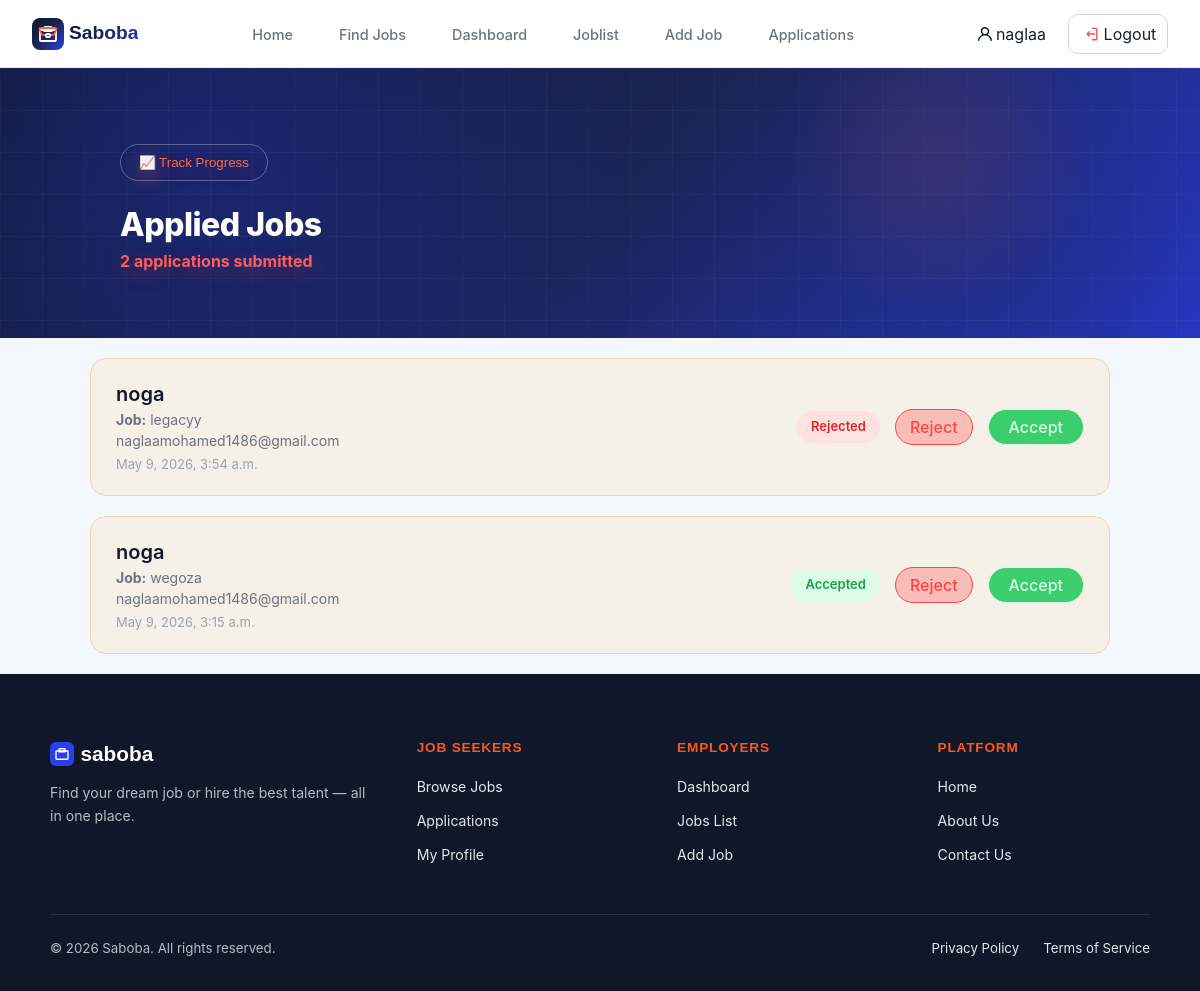
The app's page /jobs/applications/ (signed in), older data.
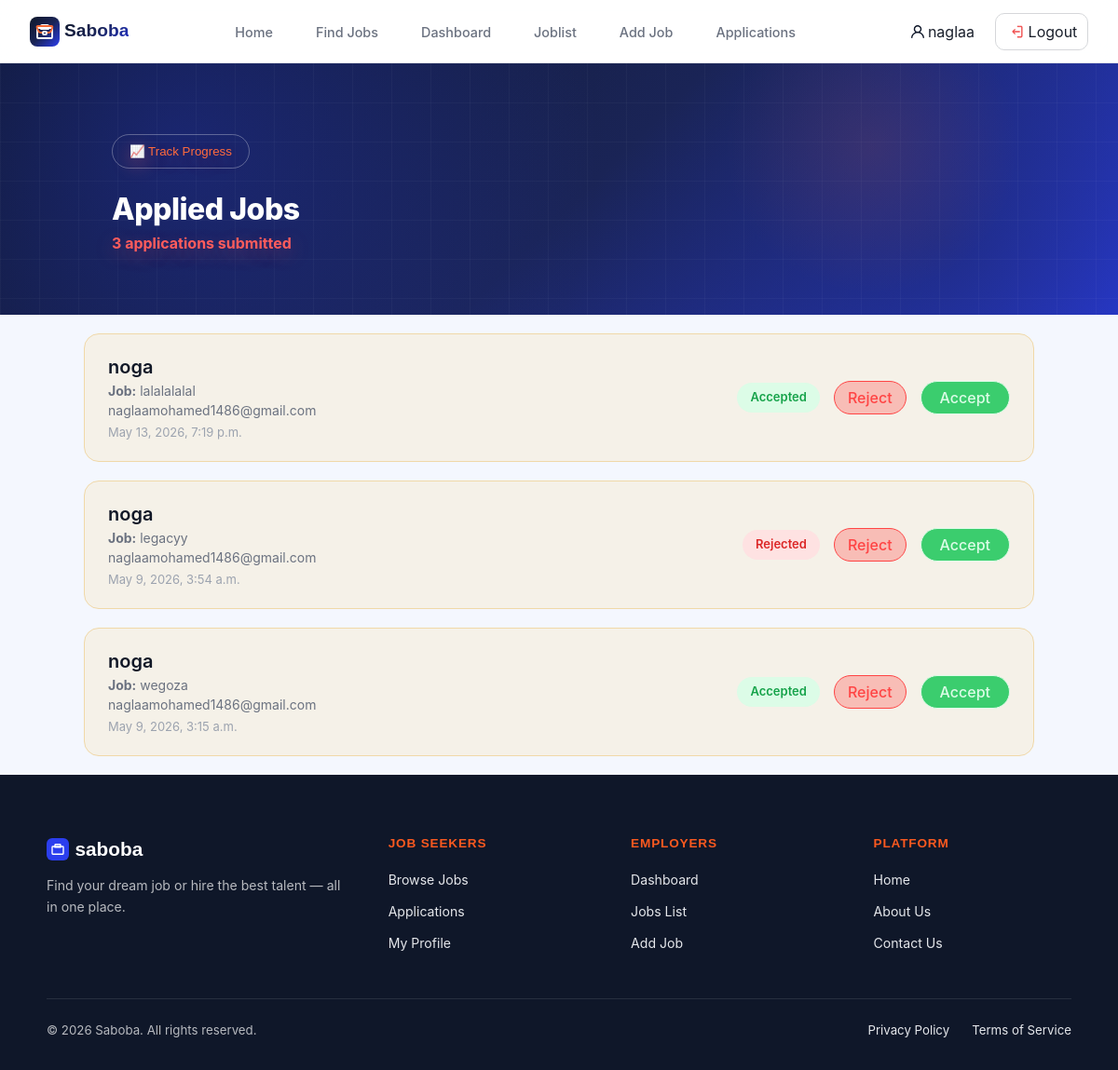
The same page, newer data.
### accounts/models.py (models this page shows)
class User(AbstractUser):
    ROLE_CHOICES = [('user', 'User'), ('admin', 'Admin')]
    role     = models.CharField(max_length=10, choices=ROLE_CHOICES, default='user')
    age      = models.IntegerField(null=True, blank=True)
    gender   = models.CharField(max_length=10, blank=True)
    company  = models.CharField(max_length=200, blank=True)
    location = models.CharField(max_length=200, blank=True)

### applications/models.py (models this page shows, shortened)
class Application(models.Model):
    user = models.ForeignKey(
        settings.AUTH_USER_MODEL,
        on_delete=models.CASCADE,
        related_name='applications'
    )
    job = models.ForeignKey(
        Job,
        on_delete=models.CASCADE,
        related_name='applications'
    )
    STATUS_CHOICES = [
    ('pending', 'Pending'),
    ('accepted', 'Accepted'),
    ('rejected', 'Rejected'),
    ]
    status = models.CharField(
    max_length=20,
    choices=STATUS_CHOICES,
    default='pending'
    )
    full_name = models.CharField(max_length=120 ,blank=True)
    email = models.EmailField(null=True, blank=True)
    phone = models.CharField(max_length=30, blank=True)
    skills = models.TextField(blank=True)
    experience = models.CharField(max_length=100,blank=True)
    cv = models.FileField(upload_to="cvs/",blank=True)
    applied_at = models.DateTimeField(auto_now_add=True)
    cover_letter = models.TextField(blank=True)
    class Meta:
        unique_together = ('user', 'job')

### jobs/models.py (models this page shows, shortened)
class Job(models.Model):
    cover = models.URLField()
    title = models.CharField(max_length=200)
    company = models.CharField(max_length=200)
    location = models.CharField(max_length=200)
    time = models.CharField(max_length=100)
    tags = models.JSONField()
    salary = models.CharField(max_length=100)
    type = models.CharField(max_length=100)
    exp = models.CharField(max_length=100)
    description = models.TextField()
    required = models.JSONField()
    benefit = models.JSONField()
    gallery = models.JSONField()
    companyLocation = models.CharField(max_length=200)
    employees = models.CharField(max_length=100)
    employer = models.ForeignKey(
    settings.AUTH_USER_MODEL,
    on_delete=models.CASCADE,
    null=True,
    blank=True
)

### jobs/views.py (the view)
# urls.py: path('applications/', views.admin_applications, name='admin_applications'),
@admin_required
def admin_applications(request):
    applications = Application.objects.filter(
        job__employer=request.user
    ).select_related('job', 'user').order_by('-applied_at')
    return render(request, 'jobs/adminapply.html', {
        'applications': applications
    })

### jobs/views.py (called while the page is built)
def admin_required(view_func):
    @wraps(view_func)
    def wrapper(request, *args, **kwargs):
        if not request.user.is_authenticated:
            return redirect('login')
        if request.user.role != 'admin':
            return redirect('search')
        return view_func(request, *args, **kwargs)
    return wrapper

### templates/Jobs/adminapply.html
{% extends "base.html" %}
{% load static %}
{% block styles %}
<link rel="stylesheet" href="{% static 'css/appliedjobs.css' %}">
{% endblock %}
{% block content %}
<main>
     <div class="header">
        <div class="top-container">
            <div class="header-top">
                <button class="track-btn">📈 Track Progress</button>
            </div>
            <h1 class="page-title">Applied Jobs</h1>
            <p class="app-count  <span class="app-count">{{ applications|length }}</span> applications submitted</p>
        </div>
    </div>
  <div class="container">
    <div class="content-section">
      {% for app in applications %}
        <div class="job-card">
          <div class="job-info">
            <div class="job-text">
              <h3 class="name">{{ app.user.username }}</h3>
              <p class="tit"><strong>Job:</strong> {{ app.job.title }}</p>
              <p>{{ app.user.email }}</p>
              <span class="d">{{ app.applied_at }}</span>
            </div>
          </div>
          <div class="job-actions">
            <span class="status {{ app.status }}">
            {{ app.get_status_display }}
            </span>
            <a href="{% url 'update_application_status' app.id 'rejected' %}" class="cancel-btn">
            Reject
            </a>
            <a href="{% url 'update_application_status' app.id 'accepted' %}" class="acc">
            Accept
            </a>
          </div>
        </div>
      {% empty %}
        <div class="atop">
          <p>No applications yet.</p>
          <a href="{% url 'add_jobs' %}" class="brow-btn">Add Jobs</a>
        </div>
      {% endfor %}
    </div>
  </div>
</main>
{% endblock %}

### templates/base.html (shortened to what this page needs)
{% load static %}
<!DOCTYPE html>
<html>
<head>
    <link rel="stylesheet" href="{% static 'css/navbar.css' %}">
    {% block styles %}{% endblock %}
</head>
<body>
    {% include "navbar.html" %}
    {% block content %}
    {% endblock %}
    {% include "footer.html" %}
</body>
</html>

### templates/navbar.html (shortened to what this page needs)
<header>
    <nav class="nav">
        <a href="/" class="logo">
            <p class="slog">Saboba</p>
        </a>
        <ul class="links">
            <li><a href="/">Home</a></li>
            <li><a href="/jobs/search/">Find Jobs</a></li>
            {% if user.is_authenticated %}
            {% if user.role == "admin" %}
            <li><a href="/jobs/dashboard/">Dashboard</a></li>
            <li><a href="/jobs/joblist/">Joblist</a></li>
            <li><a href="/jobs/add/">Add Job</a></li>
            <li><a href="{% url 'admin_applications' %}">Applications</a></li>
            {% else %}
            <li><a href="{% url 'saved_jobs' %}">Saved Jobs</a></li>
            <li><a href="{% url 'my_applications' %}">Applied</a></li>
            <li><a href="/jobs/compare/">Compare</a></li>
            {% endif %}
            {% endif %}
        </ul>
        <div class="right">
            <div class="logs">
                {% if user.is_authenticated %}
                <a href="/accounts/profile/" class="profile">
                    {{ user.username }}
                </a>
                <a href="/accounts/logout/" class="logout">Logout</a>
                {% else %}
                <a href="/accounts/login/" class="login">Log in</a>
                <a href="/accounts/signup/" class="signup">Sign up</a>
                {% endif %}
            </div>
        </div>
    </nav>
</header>

### templates/footer.html (shortened to what this page needs)
<footer class="footer">
    <div class="footer__inner">
        <div class="footer__top">
            <div class="footer__brand">
                <div class="footer__brand-name">
                    saboba
                </div>
                <p class="footer__brand-desc">Find your dream job or hire the best talent — all in one place.</p>
            </div>
            <div>
                <h4 class="footer__col-title">Job Seekers</h4>
                <ul class="footer__col-links">
                    <li><a href="{% url 'search' %}">Browse Jobs</a></li>
                    <li><a href="{% url 'my_applications' %}">Applications</a></li>
                    <li><a href="/accounts/profile/">My Profile</a></li>
                </ul>
            </div>
            <div>
                <h4 class="footer__col-title">Employers</h4>
                <ul class="footer__col-links">
                    <li><a href="/jobs/dashboard/">Dashboard</a></li>
                    <li><a href="/jobs/joblist/">Jobs List</a></li>
                    <li><a href="/jobs/add/">Add Job</a></li>
                </ul>
            </div>
            <div>
                <h4 class="footer__col-title">Platform</h4>
                <ul class="footer__col-links">
                    <li><a href="/">Home</a></li>
                    <li><a href="/about/">About Us</a></li>
                    <li><a href="/contact/">Contact Us</a></li>
                </ul>
            </div>
        </div>
        <div class="footer__bottom">
            <span>© 2026 Saboba. All rights reserved.</span>
            <div style="display:flex;gap:1.5rem;">
                <a href="#">Privacy Policy</a>
                <a href="#">Terms of Service</a>
            </div>
        </div>
    </div>
</footer>

### static/css/navbar.css (style rules this page uses)
html { scroll-behavior: smooth; }
body { position: relative; font-family: 'Inter', sans-serif; background: #F6F7F9; color: #0F1729; line-height: 1.6; -webkit-font-smoothing: antialiased; }
:root { --background: #F6F7F9; --foreground: #0F1729; --card: #FFFFFF; --card-foreground: #0F1729; --popover: #FFFFFF; --border: #E5E7EB; --input: #E5E7EB; --primary: #2B3EEE; --primary-fg: #FFFFFF; --accent: #F46734; --accent-fg: #FFFFFF; --secondary: #F3F4F6; --secondary-fg: #0F1729; --ring: #2B3EEE; --muted: #F3F4F6; --muted-fg: #6B7280; --destructive: #EF4343; --emerald: #20AC6B; --amber: #F59F0A; --rose: #EA2E6D; --sky: #0DA2E7; --violet: #7847EB; --section-warm: #FEF4F0; --section-cool: #F3F4FC; --section-mint: #F1F9F5; --sidebar-background: #FFFFFF; --sidebar-foreground: #0F1729; --sidebar-primary: #2B3EEE; --sidebar-accent: #F3F4F6; --sidebar-border: #E5E7EB; --gradient-primary: linear-gradient(135deg, #2B3EEE, #7847EB); --gradient-accent: linear-gradient(135deg, #F46734, #EA2E6D); --gradient-hero: linear-gradient(135deg, #0F1729 0%, #1a2456 50%, #2B3EEE22 100%); --gradient-success: linear-gradient(135deg, #20AC6B, #0DA2E7); --gradient-card: linear-gradient(135deg, #FFFFFF, #F6F7F9); --radius: 0.75rem; --font-heading: 'Plus Jakarta Sans', sans-serif; --font-body: 'Inter', sans-serif; }
a { text-decoration: none; color: inherit; }
ul { list-style: none; }
header { position: relative; }
.nav { position: fixed; top: 0; left: 0; right: 0; z-index: 100; background: rgba(255, 255, 255, 0.92); backdrop-filter: blur(12px); border-bottom: 1px solid #E5E7EB; padding: 0 2rem; height: 68px; display: flex; align-items: center; justify-content: space-between; }
.nav .logo { display: flex; align-items: center; justify-self: start; text-decoration: none; font-family: 'Plus Jakarta Sans', sans-serif; font-weight: 800; font-size: 1.2rem; }
.slog { padding: 0px; margin-left: 5px; background: linear-gradient(135deg, #0F1729 0%, #1a2456 50%, #2334d0 100%); -webkit-background-clip: text; -webkit-text-fill-color: transparent; }
.logo svg { flex-shrink: 0; }
.links { display: flex; align-items: center; list-style: none; gap: 2rem; }
.links a { text-decoration: none; font-size: 0.9rem; font-weight: 500; color: #6B7280; transition: color 0.2s; padding: 7px; }
.logs { display: flex; align-items: center; gap: 0.75rem; width: fit-content; justify-self: end; }
.logs a { text-decoration: none; padding: 5px 10px; border-radius: 10px; }
.profile svg { margin-right: 4px; }
.logout { width: 100px; height: 40px; border: 1px solid #d5d7da; border-radius: 10px; display: flex; align-items: center; align-content: center; justify-content: center; }
.right { display: inline-flex; align-content: center; }
.profile { display: flex; justify-content: center; align-items: center; height: 40px; }
.footer { background: #0F1729;; color: rgba(255,255,255,0.7); padding: 4rem 2rem 2rem; }
.footer__inner { max-width: 1100px; margin: 0 auto; }
.footer__top { display: grid; grid-template-columns: 1.5fr repeat(3, 1fr); gap: 3rem; margin-bottom: 3rem; }
.footer__brand-name { font-family: 'Plus Jakarta Sans', sans-serif; font-size: 1.3rem; font-weight: 800; color: #fff; margin-bottom: 0.75rem; display: flex; align-items: center; gap: 0.4rem; }
.footer__brand-desc { font-size: 0.88rem; line-height: 1.65; }
.footer__col-title { font-family: 'Plus Jakarta Sans', sans-serif; font-size: 0.85rem; font-weight: 700; color: #fb591f; text-transform: uppercase; letter-spacing: 0.06em; margin-bottom: 1rem; }
.footer__col-links { display: flex; flex-direction: column; gap: 0.6rem; }
.footer__col-links a { font-size: 0.88rem; color:#E5E7EB; text-decoration: none; transition: color 0.2s; }
.footer__bottom { border-top: 1px solid rgba(255,255,255,0.1); padding-top: 1.5rem; display: flex; align-items: center; justify-content: space-between; font-size: 0.83rem; }
.footer__bottom a { color: #E5E7EB; transition: color 0.2s; text-decoration: none; }

Row changes from the older to the newer data that the page shows:
added Application: user.username "noga", job "lalalalalal", user.email "naglaamohamed1486@gmail.com", applied_at "May 13, 2026, 7:19 p.m.", status "Accepted"
Text that changed along with them:
{{ applications|length }}: "2" → "3"
